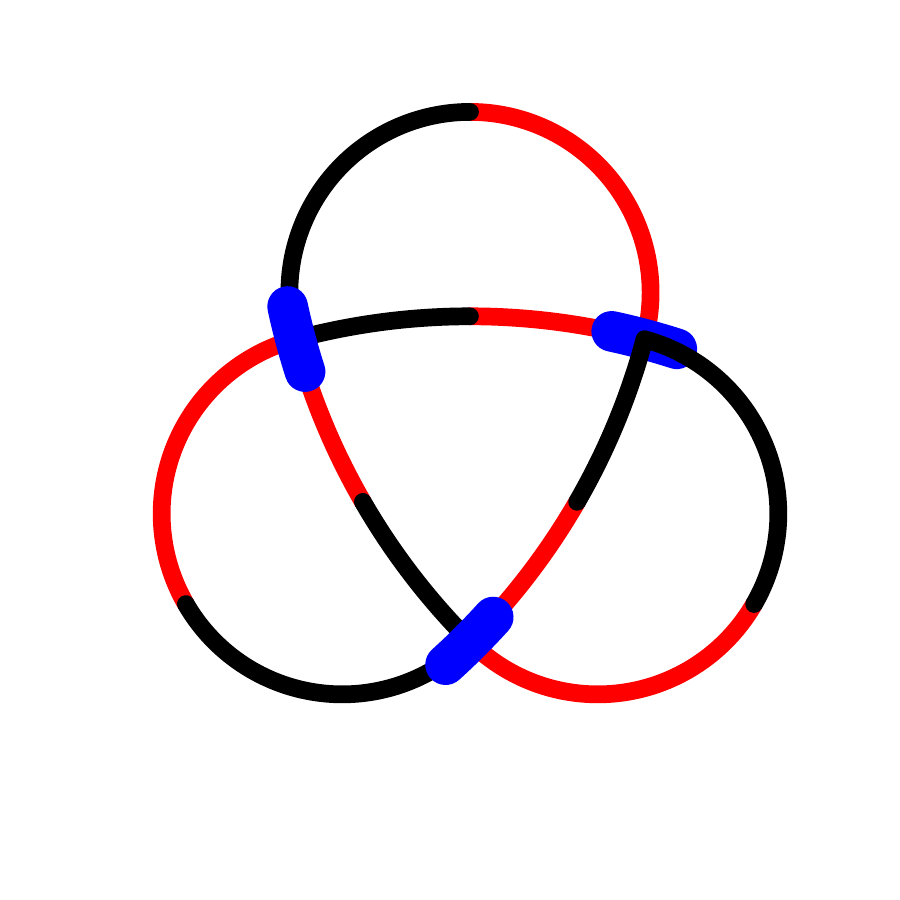

The script that saved this image:
## This R script plots (a projection of) a trefoil knot assuming that
## the strand is an elastica.  The constraints are: (1), strands cross
## at right angles; the strands exert a couple but no force on one
## another; (2), mirror symmetry about the vertical; (3), threefold
## rotational symmetry.  Constraint #1 implies that the strands are
## arcs of a circle.

## Elementary trigonometry then shows that the radii of the inner and
## outer loops are cosec(pi/12) and sec(pi/12) = sqrt(6)+sqrt(2) and
## sqrt(6)-sqrt(2) respectively.

## NB this file produces trefoil_circles.pdf, which is not production
## quality!  It needs to be tidied up in inkscape before anyone sees
## it.

`arc` <- function(x,y,r,theta1,theta2,rot=0,center=FALSE, ...){
  n <- 100
  jj <- matrix(c(cos(rot),sin(rot),-sin(rot),cos(rot)),2,2) %*% c(x,y)
  x <- jj[1]
  y <- jj[2] 
  if(center){ points(x,y, ...) } 
  theta <- seq(from=theta1-rot,to=theta2-rot,len=n)
  points(x+r*sin(theta),y+r*cos(theta),type='l',...)
}

small <- 0.05

`f` <- function(angle,...){
  arc(x=0, y=-2-2/sqrt(3), theta1 =   0, theta2 =   pi/12, r=sqrt(6)+sqrt(2), rot=angle,col='red',lwd=17,...)
  arc(x=0, y=+2-2/sqrt(3), theta1 =  0, theta2 = 7*pi/12, r=sqrt(6)-sqrt(2), rot=angle,col='red',lwd=17,...)

  arc(x=0, y=-2-2/sqrt(3), theta1 = pi/12-small, theta2 =   pi/12+small, r=sqrt(6)+sqrt(2), rot=angle,col='blue',lwd=39,...)

  arc(x=0, y=-2-2/sqrt(3), theta1 =    -pi/12, theta2 =   0, r=sqrt(6)+sqrt(2), rot=angle,lwd=17,...)
  arc(x=0, y=+2-2/sqrt(3), theta1 =  -7*pi/12, theta2 = 0, r=sqrt(6)-sqrt(2), rot=angle,lwd=17,...)
}

pdf(file="trefoil_circles.pdf",height=9,width=9)
par(pty='s')
u <- 1.9
plot(NA,type='n',asp=1,xlim=c(-u,u),ylim=c(-u,u),axes=FALSE,xlab='',ylab='')

f(0*pi/3)
f(2*pi/3)
f(4*pi/3)

dev.off()
